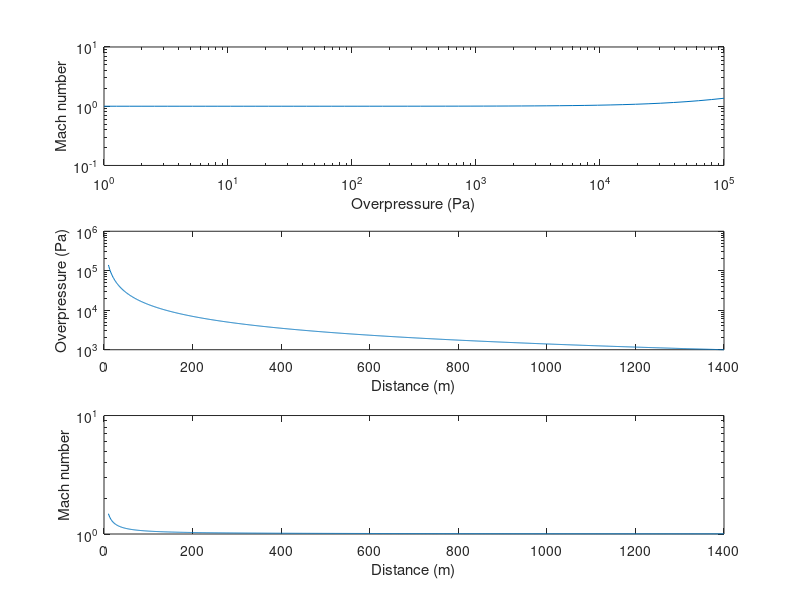

Write MATLAB code to recreate this figure.
function speed_versus_pressure()
% from Marchetti & Yasur 2013 GRL
% compute Mach number (M) as a function of overpressure (P0)
speed_of_sound = 348.8; % m/sec
gamma  = 1.4; % heat capacity for dry air
r = 1400; %m
ambient_pressure = 1e5; % Pascals
overpressure = logspace(0,5);
underpressure = sort(-overpressure);
overpressure = [underpressure overpressure];
%P0=ambient_pressure*10.^(-0.9:0.001:0.9);
%M=sqrt( (gamma+1)/(2*gamma) * (P0/ambient_pressure - 1) + 1);
M=sqrt( (gamma+1)/(2*gamma) * overpressure/ambient_pressure + 1);
close all
figure
subplot(3,1,1)
loglog(overpressure,M);
xlabel('Overpressure (Pa)')
ylabel('Mach number');

p=1000; % Pa
p_reduced = p * r;
r1 = 10:1:r;
p1 = p_reduced./r1;
subplot(3,1,2),semilogy(r1,p1);
xlabel('Distance (m)')
ylabel('Overpressure (Pa)')

M1=sqrt( (gamma+1)/(2*gamma) * p1/ambient_pressure + 1);
subplot(3,1,3),semilogy(r1,M1);
xlabel('Distance (m)')
ylabel('Mach number')
disp(sprintf('At array: Mach number = %.3f, mean speed = %.1f',M1(end),1.6+M1(end)*speed_of_sound))
disp(sprintf('Along raypath: Mean Mach number = %.3f, mean speed = %.1f',mean(M1),1.6+mean(M1*speed_of_sound)))
